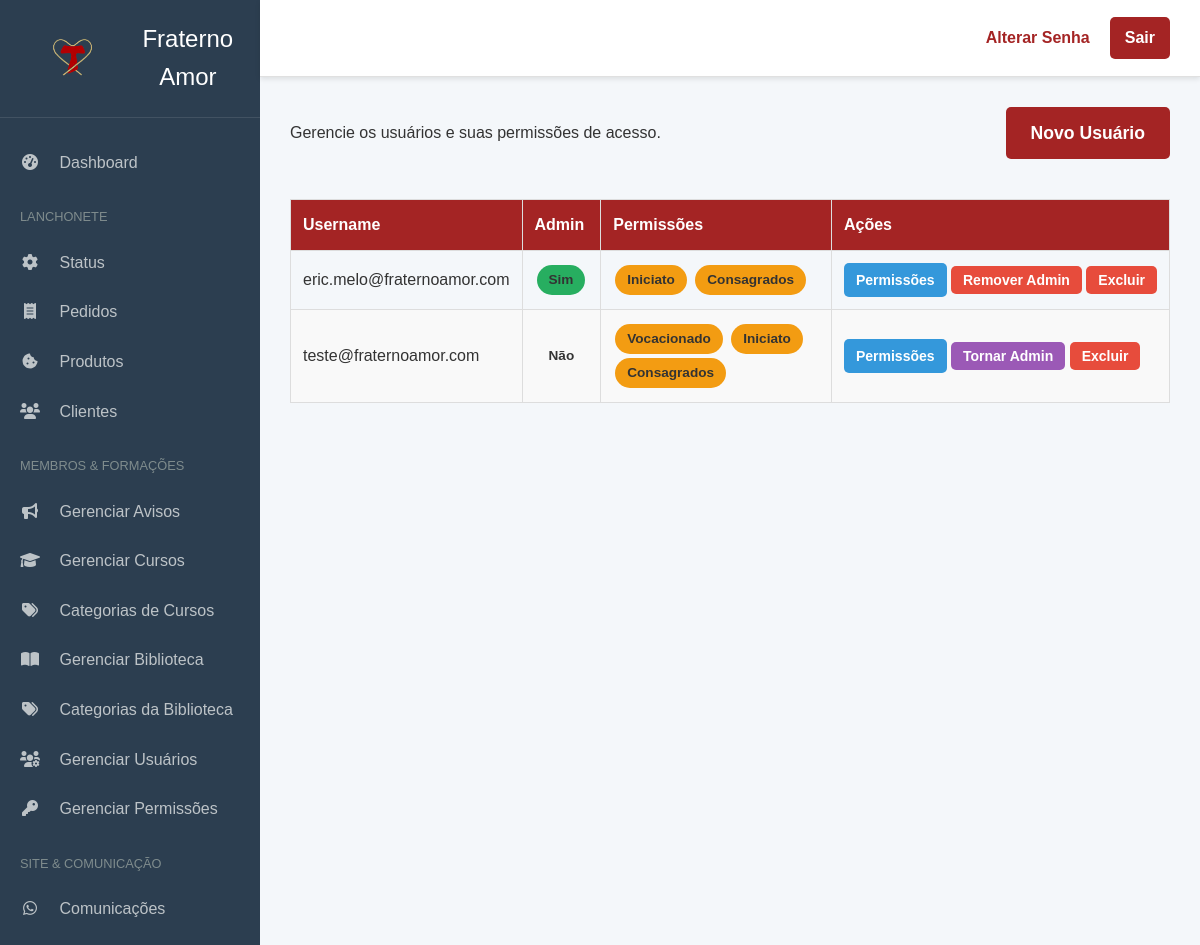
/admin/usuarios (signed in), run on the app's committed database.
### app.py (models this page shows)
class Usuario(db.Model, UserMixin):
    id = db.Column(db.Integer, primary_key=True)
    username = db.Column(db.String(100), unique=True, nullable=False)
    password_hash = db.Column(db.String(60), nullable=False)
    is_admin = db.Column(db.Boolean, nullable=False, default=False, server_default='False')
    categorias = db.relationship('CategoriaUsuario', secondary=user_category_association, back_populates='usuarios')

class CategoriaUsuario(db.Model):
    id = db.Column(db.Integer, primary_key=True)
    nome = db.Column(db.String(100), nullable=False)
    nivel = db.Column(db.Integer, nullable=False, default=0) # Nível hierárquico
    usuarios = db.relationship('Usuario', secondary=user_category_association, back_populates='categorias')

### app.py (the view)
@app.route('/admin/usuarios')
@login_required
def listar_usuarios_admin():
    if not current_user.is_admin:
        return redirect(url_for('dashboard'))
    usuarios = Usuario.query.all()
    return render_template('admin/listar_usuarios.html', usuarios=usuarios)

### app.py (called while the page is built)
@login_manager.user_loader
def load_user(user_id):
    return Usuario.query.get(int(user_id))

### templates/admin/listar_usuarios.html (shortened to what this page needs)
{% extends "admin_base.html" %}
{% block content %}
    <div class="page-header-with-button">
        <p>Gerencie os usuários e suas permissões de acesso.</p>
        <a href="{{ url_for('registrar') }}" class="botao-enviar">Novo Usuário</a>
    </div>
    <table class="product-table">
        <thead><tr><th>Username</th><th>Admin</th><th>Permissões</th><th>Ações</th></tr></thead>
        <tbody>
            {% for usuario in usuarios %}
            <tr>
                <td>{{ usuario.username }}</td>
                <td>
                    <span class="status-badge {% if usuario.is_admin %}status-concluído{% else %}status-fechado{% endif %}">
                        {{ 'Sim' if usuario.is_admin else 'Não' }}
                    </span>
                </td>
                <td>
                    {% for categoria in usuario.categorias %}
                        <span class="status-badge status-em-produção">{{ categoria.nome }}</span>
                    {% else %}
                        Nenhuma
                    {% endfor %}
                </td>
                <td class="actions-cell">
                    <a href="{{ url_for('gerenciar_usuario', usuario_id=usuario.id) }}" class="action-button edit">Permissões</a>
                    <form action="{{ url_for('alternar_status_admin', id=usuario.id) }}" method="POST" style="display:inline;">
                        <button type="submit" class="action-button {% if usuario.is_admin %}delete{% else %}available{% endif %}">
                            {% if usuario.is_admin %}Remover Admin{% else %}Tornar Admin{% endif %}
                        </button>
                    </form>
                    <form action="{{ url_for('excluir_usuario', id=usuario.id) }}" method="POST" style="display:inline;">
                        <button type="submit" class="action-button delete" onclick="return confirm('Tem certeza?');">Excluir</button>
                    </form>
                </td>
            </tr>
            {% endfor %}
        </tbody>
    </table>
{% endblock %}

### static/css/estilos.css (style rules this page uses)
:root { --cor-primaria: #A42424; --cor-texto: #333333; --cor-fundo: #FFFFFF; --cor-destaque: #D4AF37; --fonte-principal: 'Montserrat', sans-serif; --fonte-titulos: 'Oswald', sans-serif; }
* { margin: 0; padding: 0; box-sizing: border-box; }
body { font-family: var(--fonte-principal); line-height: 1.6; color: var(--cor-texto); background-color: #fdfdfd; }
.botao-destaque, .botao-enviar, .action-button { display: inline-block; padding: 10px 20px; text-decoration: none; border-radius: 5px; font-weight: bold; font-size: 1rem; border: none; cursor: pointer; text-align: center; transition: transform 0.2s ease, background-color 0.2s ease; }
.botao-destaque, .botao-enviar { font-size: 1.1rem; padding: 12px 25px; }
.botao-enviar { background-color: var(--cor-primaria); color: var(--cor-fundo); }
.action-button { padding: 6px 12px; font-size: 14px; color: white; }
.action-button.edit { background-color: #3498db; }
.action-button.delete { background-color: #e74c3c; }
.action-button.available { background-color: #9b59b6; }
.admin-body { background-color: #f4f7fa; }
.page-header-with-button { display: flex; justify-content: space-between; align-items: center; margin-bottom: 40px; flex-wrap: wrap; gap: 10px; }
.product-table { width: 100%; border-collapse: collapse; margin-top: 20px; overflow-x: auto; display: block; }
.product-table th, .product-table td { border: 1px solid #ddd; padding: 12px; text-align: left; }
.product-table th { background-color: var(--cor-primaria); color: var(--cor-fundo); font-weight: bold; }
.product-table tbody tr:nth-child(even) { background-color: #f9f9f9; }
.actions-cell { text-align: center; white-space: nowrap; }
.status-badge { display: inline-block; padding: 4px 12px; border-radius: 20px; font-size: 0.85em; font-weight: 600; margin: 2px; }
.status-em-produção { background-color: #f39c12; }
.status-concluído { background-color: #27ae60; }

### data on the page
Usuario: username "eric.melo@fraternoamor.com", is_admin "Sim", shows "Remover Admin"
CategoriaUsuario: nome "Iniciato"
CategoriaUsuario: nome "Consagrados"
Usuario: username "teste@fraternoamor.com", is_admin "Não", shows "Tornar Admin"
CategoriaUsuario: nome "Vocacionado"
